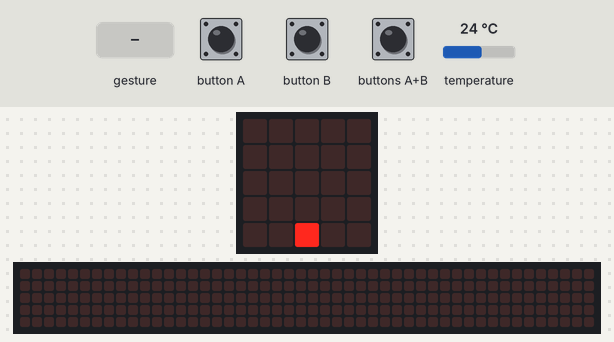
The program below on a simulated BBC micro:bit (MakeCode). On the bench: the board's 5×5 LED display, a strip that is not on the board, showing the scrolling text unrolled. Inputs (shaded band) come from the test bench; at power-on: temperature 24 °C. A tilt is held for 1.5 s and a shake lasts 1 s, then the board lies face up again; the 48×5 strip is a reading aid, not a part: it shows the text the display is scrolling, unrolled, one strip-width of it at a time; what the program prints to the serial console is not drawn.

Above: at 1.2 s.
1.3 s: buttons A+B pressed for 0.15 s
At 1.52 s:
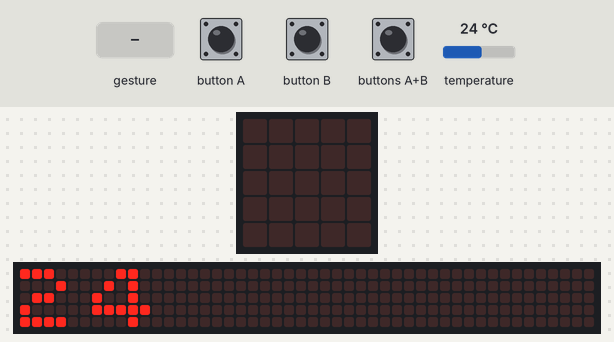
2.0 s: button B pressed for 0.15 s
2.7 s: button A pressed for 3.2 s
At 5.2 s:
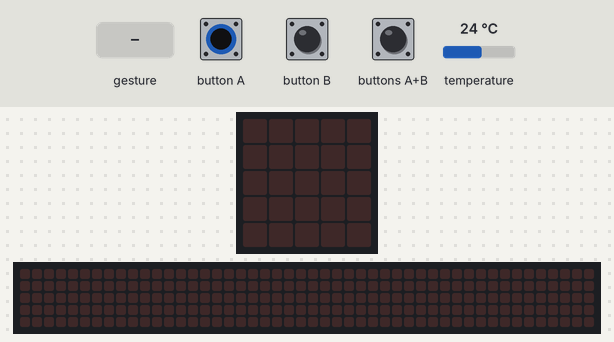
6.5 s: gesture 'shake'
At 9.4 s:
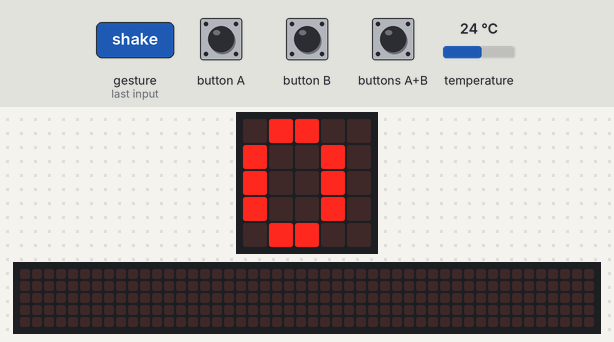
9.5 s: buttons A+B pressed for 1 s
At 10.97 s:
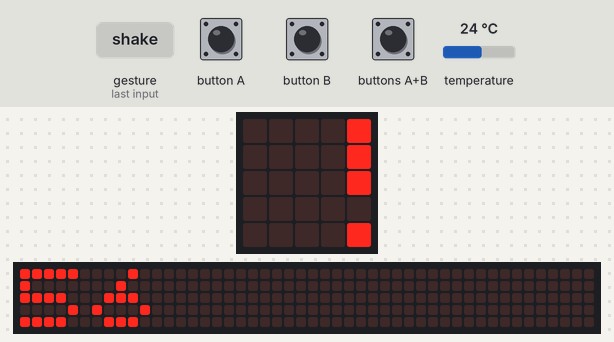
14.1 s: button B pressed for 0.15 s
At 18.47 s:
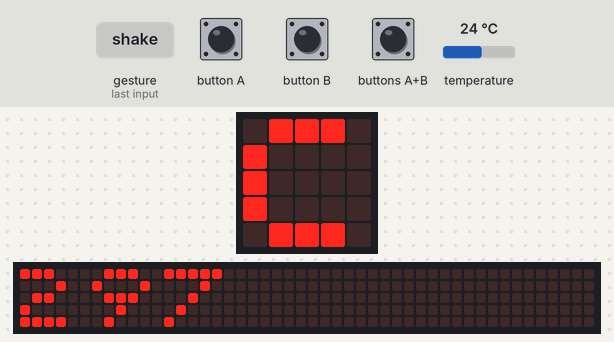

The program:

main.ts
```typescript
input.onGesture(Gesture.Shake, function () {
    basic.showNumber(input.temperature() + 32)
    basic.showString("f")
})
input.onButtonPressed(Button.AB, function () {
    basic.showNumber(input.temperature())
    basic.showString("C")
})
input.onButtonPressed(Button.B, function () {
    basic.showNumber(input.temperature() + 273)
    basic.showString("K")
})
let lectura = 0
led.plotBarGraph(
lectura,
1023
)
basic.forever(function () {
    if (input.buttonIsPressed(Button.A)) {
        basic.clearScreen()
        basic.pause(500)
        basic.showNumber(lectura)
    }
})
```

test.ts
```typescript
// aquí va el archivo "tests"; esto no se compilará cuando este paquete se utilice como una extensión.
```

Measured:
- after the input at 1.3 s, the display: first changes at once (image 1 shows a later state)
- after the input at 2.7 s, the display: first differs from a run without the input after 2.2 s (image 2)
- after the input at 6.5 s, the display: first differs from a run without the input after 2.8 s (image 3)
- after the input at 9.5 s, the display: first differs from a run without the input after 0.52 s (image 4 shows a later state)
- what the display in image 2 shows lasts 0.8 s, from 4.9 s to 5.7 s
